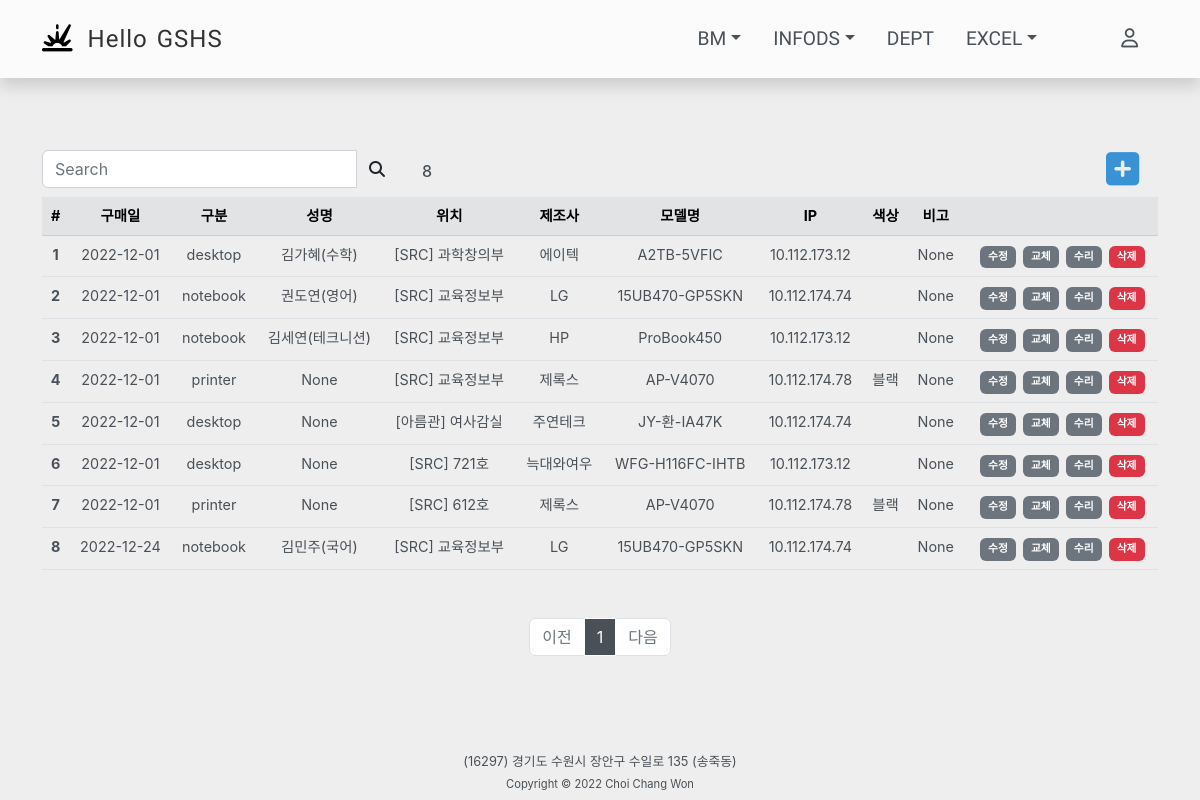
The app's page /gigi/all/, older data.
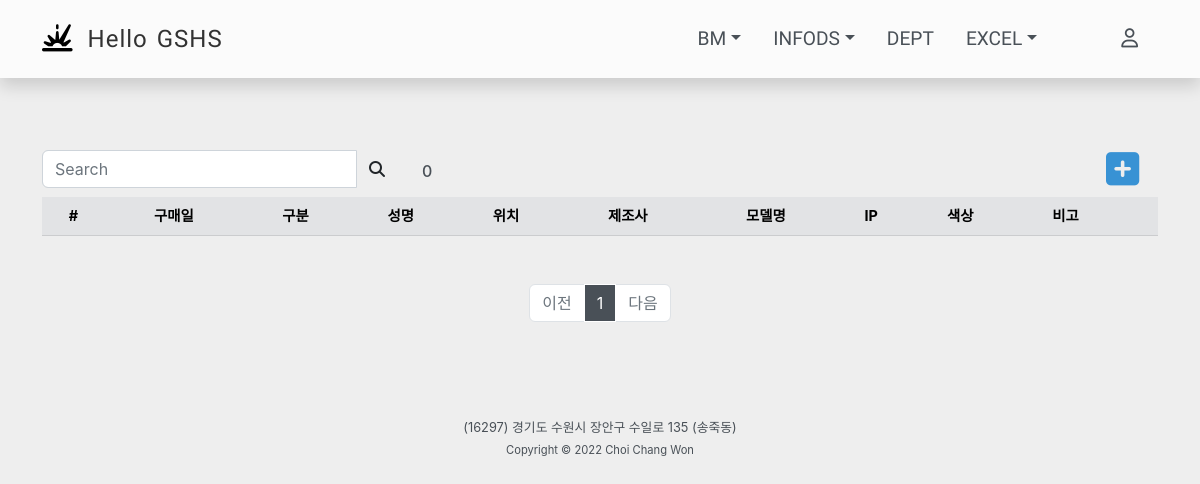
The same page, newer data.
### gshsapp/models.py (models this page shows, shortened)
class Gigiinfo(models.Model):
    COLOR_SELECT = (
        ('None',None),
        ('블랙','블랙'),
        ('컬러','컬러'),
    )
    date = models.DateField(default=timezone.now)
    buyproduct = models.ForeignKey(Buyproduct, on_delete=models.CASCADE, related_name='gigiinfo')
    location = models.ForeignKey(Location, on_delete=models.CASCADE, related_name='gigiinfo')
    user = models.ForeignKey(User, on_delete=models.CASCADE, related_name='gigiinfo', null=True, blank=True)
    ip = models.CharField(max_length=20, null=True, blank=True)
    color = models.CharField(max_length=10, choices=COLOR_SELECT, default=None, blank=True)
    jaego = models.BooleanField(default=False)
    notuse = models.BooleanField(default=False)
    bigo = models.CharField(max_length=100, null=True, blank=True)
    class Meta:
        db_table = "gigiinfo"

class Buyproduct(models.Model):
    gubun = models.ForeignKey(Gubun, on_delete=models.CASCADE, related_name='buyproduct')
    company = models.CharField(max_length=20)
    model = models.CharField(max_length=30)
    bigo = models.CharField(max_length=100, null=True, blank=True)
    class Meta:
        db_table = "buyproduct"

class Gubun(models.Model):
    GUBUN = (
        ('Buyproduct', '구매Table'),
        ('Replacement', '교체Table'),
        ('Repair', '수리Table'),
    )
    tablename = models.CharField(max_length=20, default='', choices=GUBUN)
    gubun = models.CharField(max_length=50)
    def __str__(self):
        return self.gubun
    class Meta:
        db_table = "gubun"

class Location(models.Model):
    LGUBUN = (
        ('부서','부서'),
        ('강의실','강의실'),
        ('실험실','실험실'),
        ('협의회실','협의회실'),
        ('강당','강당'),
        ('서버실','서버실'),
        ('Wee클래스','Wee클래스'),
        ('동아리실','동아리실'),
        ('기타','기타'),
    )
    BGUBUN = (
        ('본관','본관'),
        ('SRC','SRC'),
        ('학술정보관','학술정보관'),
        ('학습관','학습관'),
        ('자치관','자치관'),
        ('창조관','창조관'),
        ('급식소','급식소'),
        ('우정1관','우정1관'),
        ('우정2관','우정2관'),
        ('아름관','아름관'),
    )
    building = models.CharField(max_length=50, choices=BGUBUN)
    hosil = models.CharField(max_length=20)
    locationgubun = models.CharField(max_length=20, default='기타', choices=LGUBUN)
    bigo = models.CharField(max_length=100, null=True, blank=True)
    def __str__(self):
        return f'[{self.building}] {self.hosil}'
    class Meta:
        db_table = "location"

### login/models.py (models this page shows)
class User(AbstractUser):
    objects = UserManager()
    username = models.CharField(max_length=20, null=True, unique=True, blank=True)
    password = models.CharField(max_length=100, null=True, blank=True)
    email = models.CharField(max_length=50, null=True, blank=True)
    is_active = models.BooleanField(default=True)
    name = models.CharField(max_length=50, null=True)
    subject = models.CharField(max_length=50, null=True)
    USERNAME_FIELD = 'username'
    def __str__(self):
        return f'{self.name}({self.subject})'
    class Meta:
        db_table = "user"

### gshsapp/views.py (the view)
# urls.py: path('gigi/<str:gigigubun>/', views.InfogigiList, name='gigi_gubun'),
def InfogigiList(request, gigigubun):
    context={}
    query = request.GET.get('q','')
    if gigigubun == 'all':
        infogigis = Gigiinfo.objects.all().exclude(user__is_active =False).filter(jaego=False, notuse=False).order_by('date')
    elif gigigubun == 'notebook' or gigigubun == 'desktop':
        infogigis = Gigiinfo.objects.all().exclude(user__is_active =False).filter(buyproduct__gubun__gubun=gigigubun, jaego=False, notuse=False).order_by('date')
    elif gigigubun == 'jaego':
        infogigis = Gigiinfo.objects.all().filter(jaego=True, notuse=False).order_by('date')
    elif gigigubun == 'notuse':
        infogigis = Gigiinfo.objects.all().filter(jaego=False, notuse=True).order_by('date')
    else:
        infogigis = Gigiinfo.objects.all().filter(buyproduct__gubun__gubun=gigigubun, jaego=False, notuse=False).order_by('date')
    gigis = infogigis.filter(Q(user__name__icontains=query) | Q(buyproduct__model__icontains=query) | Q(location__hosil__icontains=query) | Q(ip__icontains=query))
    context['gigigubun'] = gigigubun
    context['q'] = query
    page = request.GET.get('page', '1')  # 페이지
    paginator = Paginator(gigis, 10)  # 페이지당 10개씩 보여주기
    page_obj = paginator.get_page(page)
    context ['page_obj'] = page_obj
    context ['query'] = query
    return render(request, 'gshsapp/infogigi.html', context)

### gshsapp/templates/gshsapp/infogigi.html (shortened to what this page needs)
{% extends 'base.html' %}
{% block content %}
<div class="row">
  <div class="col-md-4">
    <form method="GET" action="{% url 'gshsapp:gigi_gubun' gigigubun=gigigubun %}">
      <div class="input-group">
        <input type="search" name="q" value="{{ q }}" class="form-control" placeholder="Search" aria-label="Search" aria-describedby="search-addon" />
        <button type="submit" class="btn">
          <i class="fas fa-search"></i>
        </button>
      </div>
    </form>
  </div>
  <div class="col-md-1  align-self-end me-auto"><h6>{{ page_obj.paginator.count }}</h6></div>
  <div class="col-md-1 text-center">
    <a href="{% url 'gshsapp:gigi_create' gigigubun=gigigubun %}">
      <i style="font-size: 38px; color:#3892d4;" class="fas fa-plus-square"></i>
    </a>
  </div>
</div>
<table class="table text-center mt-2">
    <thead class="table-secondary">
      <tr>
        <th scope="col">#</th>
        <th scope="col">구매일</th>
        <th scope="col">구분</th>
        <th scope="col">성명</th>
        <th scope="col">위치</th>
        <th scope="col">제조사</th>
        <th scope="col">모델명</th>
        <th scope="col">IP</th>
        <th scope="col">색상</th>
        <th scope="col">비고</th>
        <th scope="col"></th>
      </tr>
    </thead>
      {% for gigi in page_obj %}
      <tr>
        <th scope="row">{{ forloop.counter }}</th>
        <td>{{ gigi.date|date:"Y-m-d" }}</td>
        <td>{{ gigi.buyproduct.gubun }}</td>
        <td>{{ gigi.user}}</td>
        <td>{{ gigi.location }}</td>
        <td>{{ gigi.buyproduct.company }}</td>
        <td>{{ gigi.buyproduct.model }}</td>
        <td>{{ gigi.ip }}</td>
        <td>{{ gigi.color }}</td>
        <td>{{ gigi.bigo }}</td>
        <td>
          {% if gigigubun == 'notuse'%}
            <span class="gitamenu badge bg-danger">불용기기</span>
          {% elif gigigubun == 'jaego'%}
            <span class="gitamenu badge bg-success">재고기기</span>
          {% else %}
            <a href="{% url 'gshsapp:gigi_update' gigi.id %} ">
              <span class="gitamenu badge bg-secondary">수정</span>
            </a>
            <a href="{% url 'gshsapp:gigi_change' gigi.id %}?next={{request.path}} ">
              <span class="gitamenu badge bg-secondary">교체</span>
            </a>
            <a href="{% url 'gshsapp:gigi_suri' gigi.id %}?next={{request.path}} ">
              <span class="gitamenu badge bg-secondary">수리</span>
            </a>
            <span class="gigidelete gitamenu badge bg-danger" data-url="{% url 'gshsapp:gigi_delete' gigi.id %}">삭제</span>
          {% endif %}
        </td>
      </tr>
      {% endfor %}
  </table>
  <div class="row mt-5">
    <div class="col-12">
      {% include 'gshsapp/pagination.html' %}
    </div>
  </div>
  {% endblock %}

Row changes from the older to the newer data that the page shows:
removed Gigiinfo: date "2022-12-01", buyproduct.gubun "desktop", user "김가혜(수학)", location "[SRC] 과학창의부", buyproduct.company "에이텍", buyproduct.model "A2TB-5VFIC", ip "10.112.173.12", bigo "None"
removed Gigiinfo: date "2022-12-01", buyproduct.gubun "notebook", user "권도연(영어)", location "[SRC] 교육정보부", buyproduct.company "LG", buyproduct.model "15UB470-GP5SKN", ip "10.112.174.74", bigo "None"
removed Gigiinfo: date "2022-12-01", buyproduct.gubun "notebook", user "김세연(테크니션)", location "[SRC] 교육정보부", buyproduct.company "HP", buyproduct.model "ProBook450", ip "10.112.173.12", bigo "None"
removed Gigiinfo: date "2022-12-01", buyproduct.gubun "printer", user "None", location "[SRC] 교육정보부", buyproduct.company "제록스", buyproduct.model "AP-Ⅴ4070", ip "10.112.174.78", color "블랙", bigo "None"
removed Gigiinfo: date "2022-12-01", buyproduct.gubun "desktop", user "None", location "[아름관] 여사감실", buyproduct.company "주연테크", buyproduct.model "JY-환-IA47K", ip "10.112.174.74", bigo "None"
removed Gigiinfo: date "2022-12-01", buyproduct.gubun "desktop", user "None", location "[SRC] 721호", buyproduct.company "늑대와여우", buyproduct.model "WFG-H116FC-IHTB", ip "10.112.173.12", bigo "None"
removed Gigiinfo: date "2022-12-01", buyproduct.gubun "printer", user "None", location "[SRC] 612호", buyproduct.company "제록스", buyproduct.model "AP-Ⅴ4070", ip "10.112.174.78", color "블랙", bigo "None"
removed Gigiinfo: date "2022-12-24", buyproduct.gubun "notebook", user "김민주(국어)", location "[SRC] 교육정보부", buyproduct.company "LG", buyproduct.model "15UB470-GP5SKN", ip "10.112.174.74", bigo "None"
Text that changed along with them:
{{ page_obj.paginator.count }}: "8" → "0"
